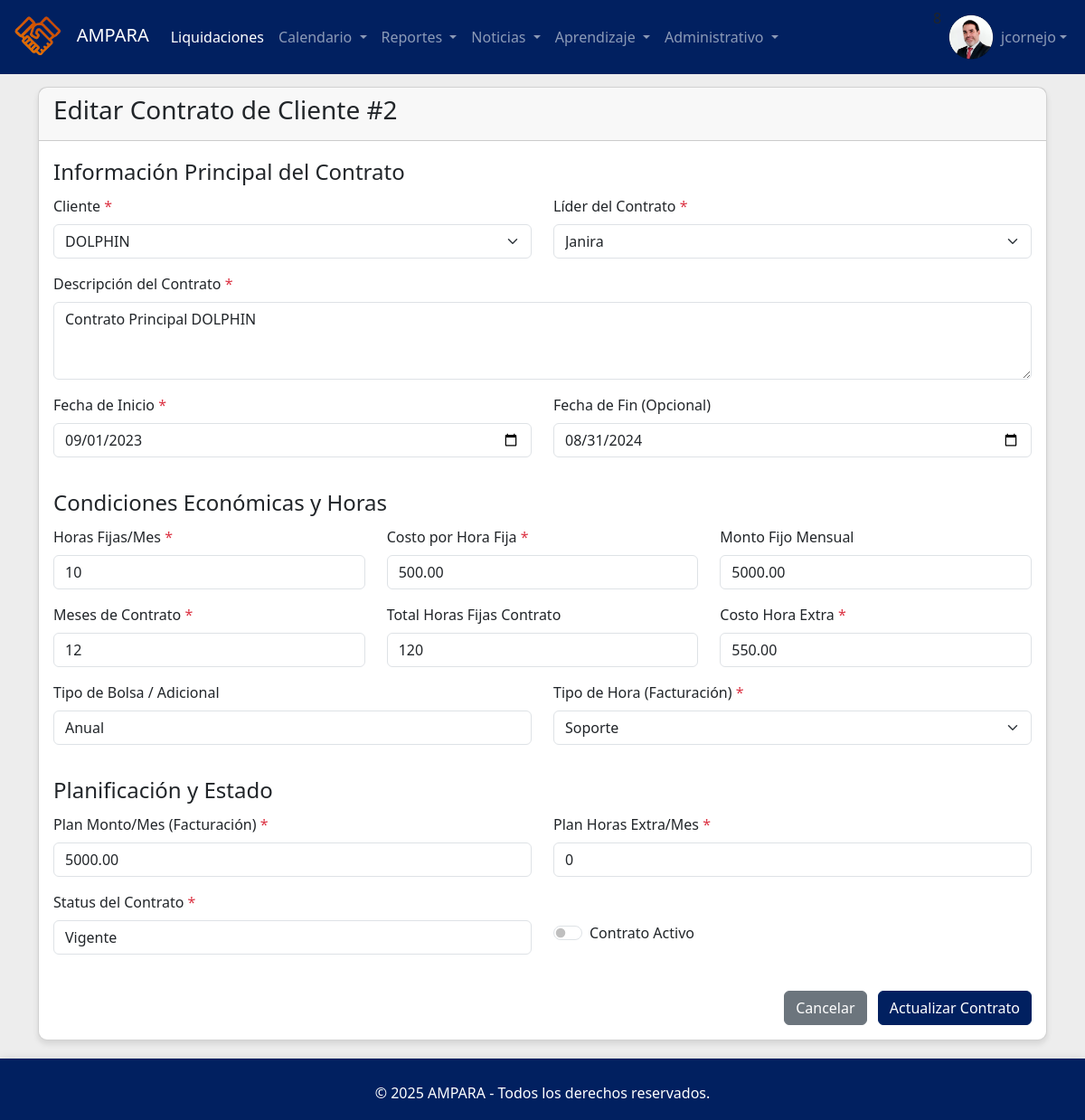
/editar_contrato_cliente.php?id=2 (signed in), run on the app's committed database.
### tables this page shows
CREATE TABLE `empleado` (
  `idempleado` int(11) NOT NULL,
  `nombres` varchar(100) NOT NULL,
  `paterno` varchar(50) NOT NULL,
  `materno` varchar(50) NOT NULL,
  `nombrecorto` varchar(50) DEFAULT NULL,
  `dni` varchar(10) NOT NULL,
  `nacimiento` date NOT NULL,
  `lugarnacimiento` varchar(100) NOT NULL,
  `domicilio` varchar(150) NOT NULL,
  `estadocivil` varchar(50) NOT NULL,
  `correopersonal` varchar(100) NOT NULL,
  `correocorporativo` varchar(100) NOT NULL,
  `telcelular` varchar(15) NOT NULL,
  `telfijo` varchar(10) NOT NULL,
  `horasmeta` int(11) NOT NULL DEFAULT 30,
  `area` varchar(50) NOT NULL,
  `cargo` varchar(50) NOT NULL,
  `derechohabiente` varchar(50) NOT NULL,
  `cantidadhijos` int(11) NOT NULL,
  `contactoemergencia` varchar(100) NOT NULL,
  `nivelestudios` varchar(50) NOT NULL,
  `regimenpension` varchar(50) NOT NULL,
  `fondopension` varchar(50) NOT NULL,
  `cussp` varchar(50) NOT NULL,
  `modalidad` varchar(50) NOT NULL,
  `rutafoto` varchar(250) NOT NULL,
  `activo` int(11) NOT NULL,
  `editor` int(11) NOT NULL DEFAULT 0,
  `registrado` timestamp NOT NULL DEFAULT current_timestamp(),
  `modificado` timestamp NOT NULL DEFAULT current_timestamp()
);

CREATE TABLE `contratocliente` (
  `idcontratocli` int(11) NOT NULL,
  `idcliente` int(11) NOT NULL,
  `lider` int(11) NOT NULL,
  `descripcion` varchar(500) NOT NULL,
  `fechainicio` date NOT NULL,
  `fechafin` date DEFAULT NULL,
  `horasfijasmes` int(11) NOT NULL,
  `costohorafija` decimal(7,2) NOT NULL,
  `mesescontrato` int(11) NOT NULL,
  `totalhorasfijas` int(11) NOT NULL,
  `tipobolsa` varchar(50) NOT NULL,
  `costohoraextra` decimal(7,2) NOT NULL,
  `montofijomes` decimal(7,2) NOT NULL,
  `planmontomes` decimal(7,2) NOT NULL,
  `planhoraextrames` int(11) NOT NULL,
  `status` varchar(50) NOT NULL,
  `tipohora` varchar(500) NOT NULL,
  `activo` int(11) NOT NULL,
  `editor` int(11) NOT NULL DEFAULT 1,
  `registrado` timestamp NOT NULL DEFAULT current_timestamp(),
  `modificado` timestamp NOT NULL DEFAULT current_timestamp()
);

CREATE TABLE `cliente` (
  `idcliente` int(11) NOT NULL,
  `razonsocial` varchar(50) NOT NULL,
  `nombrecomercial` varchar(50) NOT NULL,
  `ruc` varchar(15) NOT NULL,
  `direccion` varchar(150) NOT NULL,
  `telefono` varchar(15) NOT NULL,
  `sitioweb` varchar(150) NOT NULL,
  `representante` varchar(100) NOT NULL,
  `telrepresentante` varchar(15) NOT NULL,
  `correorepre` varchar(150) NOT NULL,
  `gerente` varchar(150) NOT NULL,
  `telgerente` varchar(15) NOT NULL,
  `correogerente` varchar(150) NOT NULL,
  `activo` int(11) NOT NULL DEFAULT 1,
  `editor` int(11) NOT NULL DEFAULT 1,
  `registrado` timestamp NOT NULL DEFAULT current_timestamp(),
  `modificado` timestamp NOT NULL DEFAULT current_timestamp()
);

### editar_contrato_cliente.php (the view, shortened to what the rows shown need)
<?php
require_once 'includes/header.php';
require_once 'funciones.php';
$contrato_actual = null;
$error_carga = '';
if (isset($_GET['id'])) {
    $idcontratocli = filter_var($_GET['id'], FILTER_VALIDATE_INT);
    if ($idcontratocli) {
        $contrato_actual = obtenerContratoClientePorId($idcontratocli);
    } else {
        $error_carga = "ID de contrato no válido.";
        $_SESSION['mensaje_error'] = $error_carga;
    }
} else {
    $error_carga = "No se proporcionó ID de contrato.";
    $_SESSION['mensaje_error'] = $error_carga;
}
$clientes = obtenerTodosClientes_crud(['activo' => 1]);
$lideres = obtenerEmpleadosActivosParaSelect();
$clientes = $clientes;
$lideres = $lideres;
?>
<div class="container mt-4">
    <div class="card">
        <div class="card-header">
            <h3>Editar Contrato de Cliente #<?php echo htmlspecialchars($contrato_actual['idcontratocli'] ?? 'N/A'); ?></h3>
        </div>
        <div class="card-body">
            <?php if (!empty($error_carga) && !$contrato_actual): ?>
                <div class="alert alert-danger"><?php echo htmlspecialchars($error_carga); ?></div>
                <a href="contratos_clientes.php" class="btn btn-primary">Volver a la lista</a>
            <?php elseif (!$contrato_actual && isset($_GET['id'])): ?>
                 <div class="alert alert-danger">No se pudieron cargar los datos del contrato. Verifique el ID.</div>
                <a href="contratos_clientes.php" class="btn btn-primary">Volver a la lista</a>
            <?php elseif ($contrato_actual): ?>
            <form id="formContratoCliente" action="procesar_contrato_cliente.php" method="POST">
                <fieldset class="mb-3">
                    <legend>Información Principal del Contrato</legend>
                    <div class="row">
                        <div class="col-md-6 mb-3">
                            <label for="idcliente" class="form-label">Cliente <span class="text-danger">*</span></label>
                            <select class="form-select" id="idcliente" name="idcliente" required>
                                <?php foreach ($clientes as $cliente): ?>
                                    <option value="<?php echo htmlspecialchars($cliente['idcliente']); ?>" <?php echo (isset($contrato_actual['idcliente']) && $contrato_actual['idcliente'] == $cliente['idcliente']) ? 'selected' : ''; ?>>
                                        <?php echo htmlspecialchars($cliente['nombrecomercial']); ?>
                                    </option>
                                <?php endforeach; ?>
                            </select>
                        </div>
                        <div class="col-md-6 mb-3">
                            <label for="lider" class="form-label">Líder del Contrato <span class="text-danger">*</span></label>
                            <select class="form-select" id="lider" name="lider" required>
                                <?php foreach ($lideres as $lider_emp): ?>
                                    <option value="<?php echo htmlspecialchars($lider_emp['idempleado']); ?>" <?php echo (isset($contrato_actual['lider']) && $contrato_actual['lider'] == $lider_emp['idempleado']) ? 'selected' : ''; ?>>
                                        <?php echo htmlspecialchars($lider_emp['nombrecorto']); ?>
                                    </option>
                                <?php endforeach; ?>
                            </select>
                        </div>
                    </div>
                    <div class="mb-3">
                        <label for="descripcion" class="form-label">Descripción del Contrato <span class="text-danger">*</span></label>
                        <textarea class="form-control" id="descripcion" name="descripcion" rows="3" required maxlength="500"><?php echo htmlspecialchars($contrato_actual['descripcion'] ?? ''); ?></textarea>
                    </div>
                    <div class="row">
                        <div class="col-md-6 mb-3">
                            <label for="fechainicio" class="form-label">Fecha de Inicio <span class="text-danger">*</span></label>
                            <input type="date" class="form-control" id="fechainicio" name="fechainicio" required value="<?php echo htmlspecialchars($contrato_actual['fechainicio'] ?? ''); ?>">
                        </div>
                        <div class="col-md-6 mb-3">
                            <label for="fechafin" class="form-label">Fecha de Fin (Opcional)</label>
                            <input type="date" class="form-control" id="fechafin" name="fechafin" value="<?php echo htmlspecialchars($contrato_actual['fechafin'] ?? ''); ?>">
                        </div>
                    </div>
                </fieldset>
                <fieldset class="mb-3">
                    <legend>Condiciones Económicas y Horas</legend>
                    <div class="row">
                        <div class="col-md-4 mb-3">
                            <label for="horasfijasmes" class="form-label">Horas Fijas/Mes <span class="text-danger">*</span></label>
                            <input type="number" class="form-control" id="horasfijasmes" name="horasfijasmes" min="0" required value="<?php echo htmlspecialchars($contrato_actual['horasfijasmes'] ?? '0'); ?>">
                        </div>
                        <div class="col-md-4 mb-3">
                            <label for="costohorafija" class="form-label">Costo por Hora Fija <span class="text-danger">*</span></label>
                            <input type="number" class="form-control" id="costohorafija" name="costohorafija" step="0.01" min="0" required value="<?php echo htmlspecialchars($contrato_actual['costohorafija'] ?? '0.00'); ?>">
                        </div>
                         <div class="col-md-4 mb-3">
                            <label for="montofijomes" class="form-label">Monto Fijo Mensual</label>
                            <input type="number" class="form-control" id="montofijomes" name="montofijomes" step="0.01" min="0" readonly title="Se calcula: Horas Fijas * Costo Hora Fija" value="<?php echo htmlspecialchars($contrato_actual['montofijomes'] ?? '0.00'); ?>">
                        </div>
                    </div>
                    <div class="row">
                        <div class="col-md-4 mb-3">
                            <label for="mesescontrato" class="form-label">Meses de Contrato <span class="text-danger">*</span></label>
                            <input type="number" class="form-control" id="mesescontrato" name="mesescontrato" min="1" required value="<?php echo htmlspecialchars($contrato_actual['mesescontrato'] ?? '1'); ?>">
                        </div>
                        <div class="col-md-4 mb-3">
                            <label for="totalhorasfijas" class="form-label">Total Horas Fijas Contrato</label>
                            <input type="number" class="form-control" id="totalhorasfijas" name="totalhorasfijas" min="0" readonly title="Se calcula: Horas Fijas/Mes * Meses Contrato" value="<?php echo htmlspecialchars($contrato_actual['totalhorasfijas'] ?? '0'); ?>">
                        </div>
                         <div class="col-md-4 mb-3">
                            <label for="costohoraextra" class="form-label">Costo Hora Extra <span class="text-danger">*</span></label>
                            <input type="number" class="form-control" id="costohoraextra" name="costohoraextra" step="0.01" min="0" required value="<?php echo htmlspecialchars($contrato_actual['costohoraextra'] ?? '0.00'); ?>">
                        </div>
                    </div>
                     <div class="row">
                        <div class="col-md-6 mb-3">
                            <label for="tipobolsa" class="form-label">Tipo de Bolsa / Adicional</label>
                            <input type="text" class="form-control" id="tipobolsa" name="tipobolsa" maxlength="50" value="<?php echo htmlspecialchars($contrato_actual['tipobolsa'] ?? ''); ?>">
                        </div>
                        <div class="col-md-6 mb-3">
                            <label for="tipohora" class="form-label">Tipo de Hora (Facturación) <span class="text-danger">*</span></label>
                            <select class="form-select" id="tipohora" name="tipohora" required>
                                <option value="Soporte" <?php echo (isset($contrato_actual['tipohora']) && $contrato_actual['tipohora'] == 'Soporte') ? 'selected' : ''; ?>>Soporte</option>
                            </select>
                        </div>
                    </div>
                </fieldset>
                <fieldset class="mb-3">
                    <legend>Planificación y Estado</legend>
                     <div class="row">
                        <div class="col-md-6 mb-3">
                            <label for="planmontomes" class="form-label">Plan Monto/Mes (Facturación) <span class="text-danger">*</span></label>
                            <input type="number" class="form-control" id="planmontomes" name="planmontomes" step="0.01" min="0" required value="<?php echo htmlspecialchars($contrato_actual['planmontomes'] ?? '0.00'); ?>">
                        </div>
                        <div class="col-md-6 mb-3">
                            <label for="planhoraextrames" class="form-label">Plan Horas Extra/Mes <span class="text-danger">*</span></label>
                            <input type="number" class="form-control" id="planhoraextrames" name="planhoraextrames" min="0" required value="<?php echo htmlspecialchars($contrato_actual['planhoraextrames'] ?? '0'); ?>">
                        </div>
                    </div>
                    <div class="row">
                        <div class="col-md-6 mb-3">
                            <label for="status" class="form-label">Status del Contrato <span class="text-danger">*</span></label>
                             <input type="text" class="form-control" id="status" name="status" maxlength="50" required placeholder="Ej: Vigente, Finalizado, Pendiente" value="<?php echo htmlspecialchars($contrato_actual['status'] ?? ''); ?>">
                        </div>
                        <div class="col-md-6 mb-3 d-flex align-items-center">
                             <div class="form-check form-switch mt-4">
                                <input class="form-check-input" type="checkbox" role="switch" id="activo" name="activo" value="1" <?php echo (isset($contrato_actual['activo']) && $contrato_actual['activo'] == 1) ? 'checked' : ''; ?>>
                                <label class="form-check-label" for="activo">Contrato Activo</label>
                            </div>
                        </div>
                    </div>
                </fieldset>
                <div class="mt-4 text-end">
                    <button type="button" id="btnCancelarContrato" class="btn btn-secondary me-2">Cancelar</button>
                    <button type="submit" class="btn btn-primary">Actualizar Contrato</button>
                </div>
            </form>
            <?php else: ?>
                <div class="alert alert-warning">No se proporcionó un ID de contrato válido o el contrato no fue encontrado.</div>
                <a href="contratos_clientes.php" class="btn btn-primary">Volver a la lista</a>
            <?php endif; ?>
        </div>
    </div>
</div>
<?php
require_once 'includes/footer.php';
?>

### includes/header.php (shortened to what the rows shown need)
<?php
require_once 'conexion.php';
$ruta_foto_usuario = 'img/fotos/empleados/usuario01.png';
$nombre_usuario_display = 'Usuario';
if (isset($_SESSION['idusuario'])) {
    if (isset($_SESSION['nombre_usuario'])) {
        $nombre_usuario_display = htmlspecialchars($_SESSION['nombre_usuario']);
    }
    if (isset($_SESSION['idemp']) && $pdo) {
        try {
            $stmt_foto = $pdo->prepare("SELECT rutafoto FROM empleado WHERE idempleado = :idemp AND activo = 1");
            $stmt_foto->bindParam(':idemp', $_SESSION['idemp']);
            $stmt_foto->execute();
            $empleado_info = $stmt_foto->fetch(PDO::FETCH_ASSOC);
            if ($empleado_info && !empty($empleado_info['rutafoto'])) {
                $ruta_foto_usuario = htmlspecialchars($empleado_info['rutafoto']);
            }
        } catch (PDOException $e) {
            error_log("Error al obtener rutafoto: " . $e->getMessage());
        }
    }
}
?>
<!DOCTYPE html>
<html lang="es">
<head>
    <link href="https://cdn.jsdelivr.net/npm/bootstrap@5.3.0/dist/css/bootstrap.min.css" rel="stylesheet">
    <link rel="stylesheet" href="https://cdnjs.cloudflare.com/ajax/libs/font-awesome/6.0.0/css/all.min.css">
    <link rel="stylesheet" href="https://cdn.datatables.net/1.11.5/css/dataTables.bootstrap5.min.css">
    <link rel="stylesheet" href="css/estilo.css">
</head>
<body>
    <nav class="navbar navbar-expand-lg navbar-dark bg-primary fixed-top">
        <div class="container-fluid">
            <div class="collapse navbar-collapse" id="navbarNavPrincipal">
                <ul class="navbar-nav ms-auto">
                    <?php if (isset($_SESSION['idusuario'])): echo $_SESSION['idemp'];?>
                        <li class="nav-item dropdown">
                            <a class="nav-link dropdown-toggle d-flex align-items-center" href="#" id="navbarDropdownUser" role="button" data-bs-toggle="dropdown" aria-expanded="false">
                                <img  src="<?php echo $ruta_foto_usuario; ?>" alt="Foto de perfil" class="rounded-circle me-2 user-avatar"  style="height: 50px; width: 50px;">
                                <?php echo $nombre_usuario_display; ?>
                            </a>
                        </li>
                    <?php else: ?>
                        <li class="nav-item">
                            <a class="nav-link" href="../login.php">Iniciar Sesión</a>
                        </li>
                    <?php endif; ?>
                </ul>
            </div>
        </div>
    </nav>

### data on the page
empleado: rutafoto (picture)
contratocliente: idcontratocli "2", idcliente "DOLPHIN", lider "Janira", descripcion "Contrato Principal DOLPHIN", fechainicio "09/01/2023", fechafin "08/31/2024", horasfijasmes "10", costohorafija "500.00", montofijomes "5000.00", mesescontrato "12", totalhorasfijas "120", costohoraextra "550.00", tipobolsa "Anual", tipohora "Soporte", planmontomes "5000.00", planhoraextrames "0", status "Vigente"

### other printed values
$nombre_usuario_display "jcornejo"
